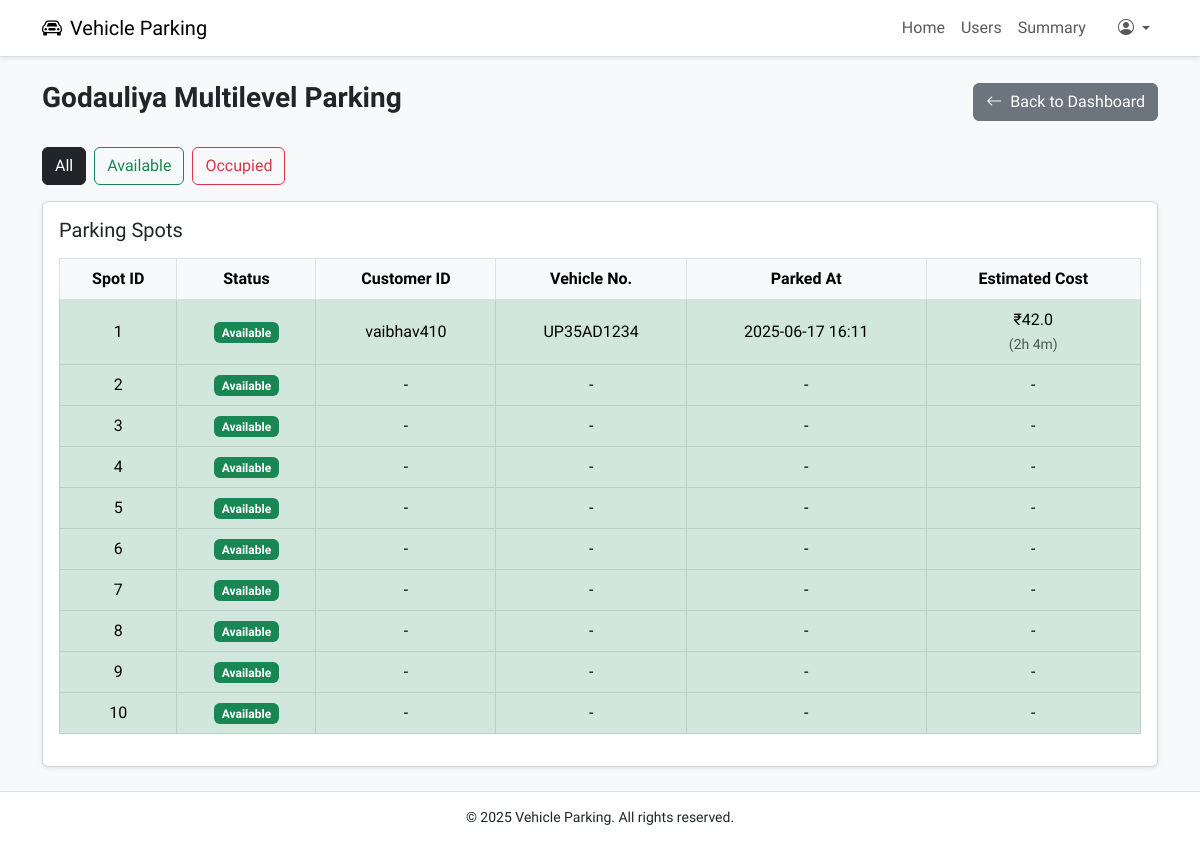
The page /admin/lots/2/spots (signed in) on the database its author committed.
### models.py (models this page shows, shortened)
class ParkingLot(db.Model):
    __tablename__ = 'parking_lot'
    id = db.Column(db.Integer, primary_key=True)
    city_id = db.Column(db.Integer, db.ForeignKey('city.id'), nullable=False)
    prime_location_name = db.Column(db.String(100), nullable=False)
    address = db.Column(db.String(200))
    pin_code = db.Column(db.String(10))
    price_per_hour = db.Column(db.Float, nullable=False)
    max_spots = db.Column(db.Integer, nullable=False)
    created_at = db.Column(db.DateTime, default=datetime.utcnow)
    spots = db.relationship('ParkingSpot', backref='lot', cascade='all, delete-orphan', lazy=True)

class ParkingSpot(db.Model):
    __tablename__ = 'parking_spot'
    id = db.Column(db.Integer, primary_key=True)
    lot_id = db.Column(db.Integer, db.ForeignKey('parking_lot.id', ondelete='CASCADE'), nullable=False)
    status = db.Column(db.String(1), default='A')  # A = Available, O = Occupied
    created_at = db.Column(db.DateTime, default=datetime.utcnow)
    reservation = db.relationship('Reservation', backref='spot', uselist=False)

class User(db.Model, UserMixin):
    __tablename__ = 'user'
    id = db.Column(db.Integer, primary_key=True)
    username = db.Column(db.String(100), unique=True, nullable=False)
    full_name = db.Column(db.String(100), nullable=False)
    email = db.Column(db.String(100), unique=True, nullable=False)
    password_hash = db.Column(db.String(200), nullable=False)
    address = db.Column(db.String(200))
    pin_code = db.Column(db.String(10))
    role = db.Column(db.String(20), nullable=False, default='user')
    created_at = db.Column(db.DateTime, default=datetime.utcnow)
    reservations = db.relationship('Reservation', backref='user', lazy=True)

class Reservation(db.Model):
    __tablename__ = 'reservation'
    id = db.Column(db.Integer, primary_key=True)
    spot_id = db.Column(db.Integer, db.ForeignKey('parking_spot.id'), nullable=False)
    user_id = db.Column(db.Integer, db.ForeignKey('user.id'), nullable=False)
    vehicle_number = db.Column(db.String(20), nullable=False)
    parking_timestamp = db.Column(db.DateTime, default=datetime.utcnow)
    leaving_timestamp = db.Column(db.DateTime)
    parking_cost = db.Column(db.Float)
    is_active = db.Column(db.Boolean, default=True)

### controllers/admin.py (the view)
@admin_bp.route('/lots/<int:lot_id>/spots')
@login_required
@admin_required
def view_lot(lot_id):
    lot = ParkingLot.query.get_or_404(lot_id)
    filter_type = request.args.get('filter')
    all_spots = ParkingSpot.query.filter_by(lot_id=lot.id).all()
    if filter_type == 'available':
        spots = [spot for spot in all_spots if not spot.reservation]
    elif filter_type == 'occupied':
        spots = [spot for spot in all_spots if spot.reservation]
    else:
        spots = all_spots
    now = datetime.utcnow()
    return render_template('admin/view_spots.html', lot=lot, spots=spots, now=now, filter=filter_type)

### app.py (called while the page is built)
@login_manager.user_loader
def load_user(user_id):
    user_info = session.get('user_info')
    if not user_info:
        return None
    role = user_info.get('role')
    if role == 'user':
        return User.query.get(int(user_id))
    elif role == 'admin':
        return Admin.query.get(int(user_id))
    return None

### templates/admin/view_spots.html (shortened to what this page needs)
{% extends 'base.html' %}
{% block content %}
<div class="container py-4">
    <div class="d-flex justify-content-between align-items-center mb-4">
        <h3 class="fw-bold">{{ lot.prime_location_name }}</h3>
        <a href="{{ url_for('admin.dashboard') }}" class="btn btn-secondary">
            <i class="bi bi-arrow-left me-1"></i> Back to Dashboard
        </a>
    </div>
    <div class="mb-3 d-flex flex-wrap gap-2">
        <a href="{{ url_for('admin.view_lot', lot_id=lot.id) }}"
            class="btn btn-outline-dark {% if not filter %}active{% endif %}">
            All
        </a>
        <a href="{{ url_for('admin.view_lot', lot_id=lot.id, filter='available') }}"
           class="btn btn-outline-success {% if filter == 'available' %}active{% endif %}">
            Available
        </a>
        <a href="{{ url_for('admin.view_lot', lot_id=lot.id, filter='occupied') }}"
            class="btn btn-outline-danger {% if filter == 'occupied' %}active{% endif %}">
            Occupied
        </a>
    </div>
    <div class="card shadow-sm">
        <div class="card-body">
            <h5 class="card-title mb-3">Parking Spots</h5>
            <div class="table-responsive">
                <table class="table table-bordered table-hover align-middle text-center">
                    <thead class="table-light">
                        <tr>
                            <th>Spot ID</th>
                            <th>Status</th>
                            <th>Customer ID</th>
                            <th>Vehicle No.</th>
                            <th>Parked At</th>
                            <th>Estimated Cost</th>
                        </tr>
                    </thead>
                    <tbody>
                        {% for spot in spots %}
                        <tr class="
                            {% if spot.is_reserved %}
                                {% if (now - spot.reservation.parking_timestamp).total_seconds() <= 600 %}
                                    table-warning
                                {% else %}
                                    table-danger
                                {% endif %}
                            {% else %}
                                table-success
                            {% endif %}
                        ">
                            <td>{{ spot.id }}</td>
                            <td>
                                {% if spot.is_reserved %}
                                    <span class="badge bg-danger">Occupied</span>
                                {% else %}
                                    <span class="badge bg-success">Available</span>
                                {% endif %}
                            </td>
                            <td>
                                {% if spot.reservation %}
                                    {{ spot.reservation.user.username }}
                                {% else %}
                                    -
                                {% endif %}
                            </td>
                            <td>
                                {% if spot.reservation %}
                                    {{ spot.reservation.vehicle_number }}
                                {% else %}
                                    -
                                {% endif %}
                            </td>
                            <td>
                                {% if spot.reservation %}
                                    {{ spot.reservation.parking_timestamp.strftime('%Y-%m-%d %H:%M') }}
                                {% else %}
                                    -
                                {% endif %}
                            </td>
                            <td>
                                {% if spot.reservation %}
                                    {% set total_seconds = (now - spot.reservation.parking_timestamp).total_seconds() %}
                                    {% set total_minutes = (total_seconds // 60) | int %}
                                    {% set hours = total_minutes // 60 %}
                                    {% set minutes = total_minutes % 60 %}
                                    {% if total_minutes <= 60 %}
                                        {% set cost = lot.price_per_hour %}
                                    {% else %}
                                        {% set per_min_cost = lot.price_per_hour / 60 %}
                                        {% set cost = (per_min_cost * total_minutes) | round(0, 'ceil') %}
                                    {% endif %}
                                    ₹{{ cost }}<br>
                                    <small class="text-muted">({{ hours }}h {{ minutes }}m)</small>
                                {% else %}
                                    -
                                {% endif %}
                            </td>
                        </tr>
                        {% endfor %}
                    </tbody>
                </table>
            </div>
        </div>
    </div>
</div>
{% endblock %}

### templates/base.html (style rules this page uses)
body { font-family: 'Afacad',sans-serif; background-color: #f8f9fa; display: flex; flex-direction: column; min-height: 100vh; font-size: 16px; }

### rows shown on the page
ParkingLot: prime_location_name "Godauliya Multilevel Parking"
ParkingSpot: id "1", reservation.user.username "vaibhav410", reservation.vehicle_number "UP35AD1234", reservation.parking_timestamp "2025-06-17 16:11", cost "42.0", lot "2"
ParkingSpot: id "2"
ParkingSpot: id "3"
ParkingSpot: id "4"
ParkingSpot: id "5"
ParkingSpot: id "6"
ParkingSpot: id "7"
ParkingSpot: id "8"
ParkingSpot: id "9"
ParkingSpot: id "10"
